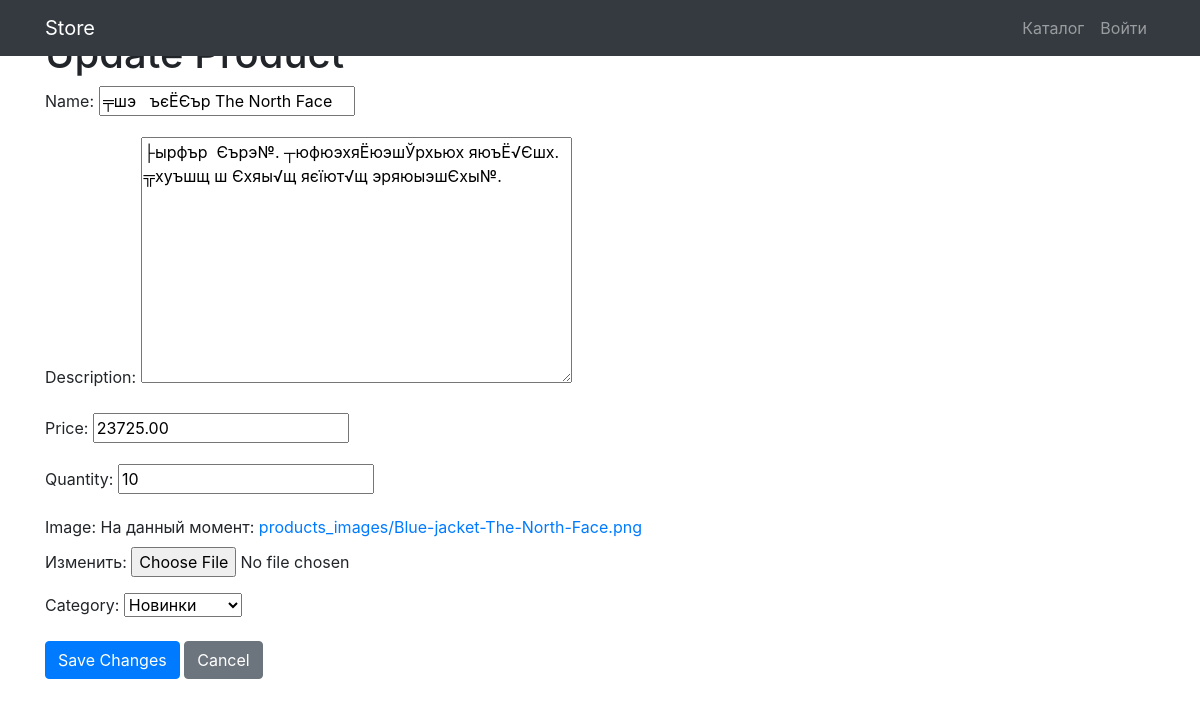
The page /products/update/2/ on the database as committed earlier.
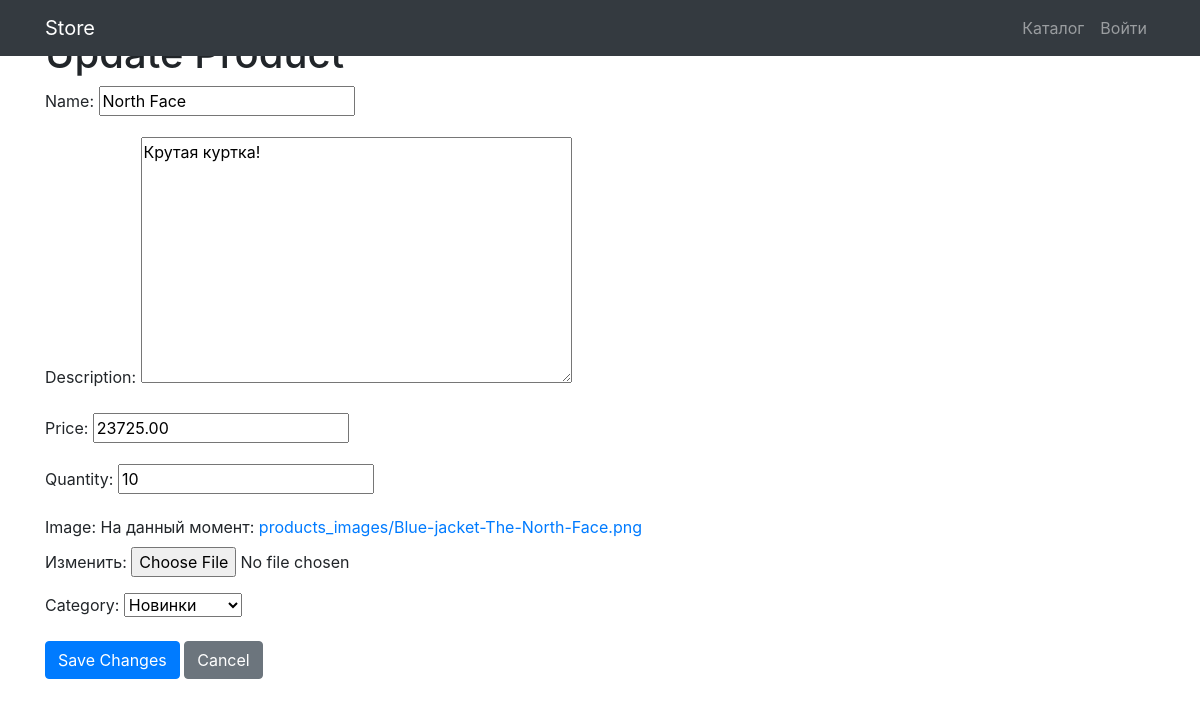
The same page on the database as committed later.
### products/models.py (models this page shows, shortened)
class Product(models.Model):
    name = models.CharField(max_length=256)
    description = models.TextField()
    price = models.DecimalField(max_digits=10, decimal_places=2)
    quantity = models.PositiveIntegerField(default=0)
    image = models.ImageField(upload_to='products_images')
    category = models.ForeignKey(to=ProductCategory, on_delete=models.CASCADE)
    is_deleted = models.BooleanField(default=False)  # Soft delete field

class ProductCategory(models.Model):
    name = models.CharField(max_length=128, unique=True)
    description = models.TextField(null=True, blank=True)
    def __str__(self):
        return self.name

### products/views.py (the view)
# urls.py: path('update/<int:product_id>/', views.update_product, name='update_product'),
def update_product(request, product_id):
    product = get_object_or_404(Product, id=product_id)
    if request.method == 'POST':
        form = ProductForm(request.POST, instance=product)
        if form.is_valid():
            form.save()
            return redirect('products:index')
    else:
        form = ProductForm(instance=product)
    return render(request, 'products/update_product.html', {'form': form, 'product': product})

### products/forms.py
class ProductForm(forms.ModelForm):
    class Meta:
        model = Product
        fields = ['name', 'description', 'price', 'quantity', 'image', 'category']

### products/templates/products/update_product.html (shortened to what this page needs)
{% extends 'products/base.html' %}
{% block content %}
<div class="container">
    <h1>Update Product</h1>
    <form method="post" enctype="multipart/form-data">
        {{ form.as_p }}
        <button type="submit" class="btn btn-primary">Save Changes</button>
        <a href="{% url 'products:index' %}" class="btn btn-secondary">Cancel</a>
    </form>
</div>
{% endblock %}

Rows that differ between the two databases and show on the page:
changed Product "Новинки": name "╤шэ ъєЁЄър The North Face" → "North Face"; description "├ырфър Єърэ№. ┬юфюэхяЁюэшЎрхьюх яюъЁ√Єшх. ╦хуъшщ ш Єхяы√щ яєїют√щ эряюыэшЄхы№." → "Крутая куртка!"
